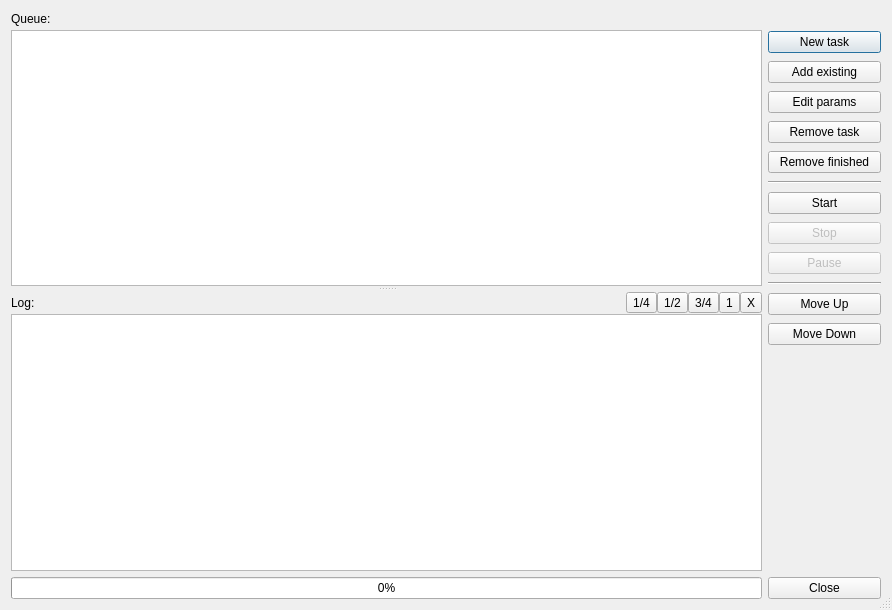
<?xml version="1.0" encoding="UTF-8"?>
<ui version="4.0">
 <class>PlanDispatcherDialog</class>
 <widget class="QDialog" name="PlanDispatcherDialog">
  <property name="geometry">
   <rect>
    <x>0</x>
    <y>0</y>
    <width>892</width>
    <height>610</height>
   </rect>
  </property>
  <property name="windowTitle">
   <string>Run Dispatcher</string>
  </property>
  <property name="sizeGripEnabled">
   <bool>true</bool>
  </property>
  <layout class="QHBoxLayout" name="horizontalLayout">
   <item>
    <layout class="QVBoxLayout" name="verticalLayout_4">
     <item>
      <widget class="QSplitter" name="splitter">
       <property name="orientation">
        <enum>Qt::Vertical</enum>
       </property>
       <property name="handleWidth">
        <number>6</number>
       </property>
       <widget class="QWidget" name="queueWidget" native="true">
        <property name="sizePolicy">
         <sizepolicy hsizetype="Expanding" vsizetype="Preferred">
          <horstretch>0</horstretch>
          <verstretch>0</verstretch>
         </sizepolicy>
        </property>
        <layout class="QVBoxLayout" name="verticalLayout_2">
         <property name="spacing">
          <number>3</number>
         </property>
         <property name="leftMargin">
          <number>0</number>
         </property>
         <property name="topMargin">
          <number>0</number>
         </property>
         <property name="rightMargin">
          <number>0</number>
         </property>
         <property name="bottomMargin">
          <number>0</number>
         </property>
         <item>
          <widget class="QLabel" name="queueLabel">
           <property name="sizePolicy">
            <sizepolicy hsizetype="Preferred" vsizetype="Fixed">
             <horstretch>0</horstretch>
             <verstretch>0</verstretch>
            </sizepolicy>
           </property>
           <property name="minimumSize">
            <size>
             <width>0</width>
             <height>16</height>
            </size>
           </property>
           <property name="maximumSize">
            <size>
             <width>16777215</width>
             <height>16</height>
            </size>
           </property>
           <property name="text">
            <string>Queue:</string>
           </property>
          </widget>
         </item>
         <item>
          <widget class="QTableView" name="queueTable">
           <property name="autoFillBackground">
            <bool>true</bool>
           </property>
           <property name="selectionMode">
            <enum>QAbstractItemView::SingleSelection</enum>
           </property>
           <property name="selectionBehavior">
            <enum>QAbstractItemView::SelectRows</enum>
           </property>
          </widget>
         </item>
        </layout>
       </widget>
       <widget class="QWidget" name="logWidget" native="true">
        <property name="sizePolicy">
         <sizepolicy hsizetype="Expanding" vsizetype="Preferred">
          <horstretch>0</horstretch>
          <verstretch>0</verstretch>
         </sizepolicy>
        </property>
        <layout class="QVBoxLayout" name="verticalLayout">
         <property name="spacing">
          <number>0</number>
         </property>
         <property name="leftMargin">
          <number>0</number>
         </property>
         <property name="topMargin">
          <number>0</number>
         </property>
         <property name="rightMargin">
          <number>0</number>
         </property>
         <property name="bottomMargin">
          <number>0</number>
         </property>
         <item>
          <widget class="QWidget" name="logHeaderWidget" native="true">
           <property name="sizePolicy">
            <sizepolicy hsizetype="Expanding" vsizetype="Fixed">
             <horstretch>0</horstretch>
             <verstretch>0</verstretch>
            </sizepolicy>
           </property>
           <property name="minimumSize">
            <size>
             <width>0</width>
             <height>22</height>
            </size>
           </property>
           <property name="maximumSize">
            <size>
             <width>16777215</width>
             <height>22</height>
            </size>
           </property>
           <layout class="QHBoxLayout" name="horizontalLayout_2">
            <property name="spacing">
             <number>0</number>
            </property>
            <property name="leftMargin">
             <number>0</number>
            </property>
            <property name="topMargin">
             <number>0</number>
            </property>
            <property name="rightMargin">
             <number>0</number>
            </property>
            <property name="bottomMargin">
             <number>0</number>
            </property>
            <item>
             <widget class="QLabel" name="logLabel">
              <property name="sizePolicy">
               <sizepolicy hsizetype="Expanding" vsizetype="Fixed">
                <horstretch>0</horstretch>
                <verstretch>0</verstretch>
               </sizepolicy>
              </property>
              <property name="minimumSize">
               <size>
                <width>0</width>
                <height>16</height>
               </size>
              </property>
              <property name="maximumSize">
               <size>
                <width>16777215</width>
                <height>16</height>
               </size>
              </property>
              <property name="text">
               <string>Log:</string>
              </property>
             </widget>
            </item>
            <item>
             <widget class="QToolButton" name="showLog14Btn">
              <property name="text">
               <string>1/4</string>
              </property>
             </widget>
            </item>
            <item>
             <widget class="QToolButton" name="showLog24Btn">
              <property name="text">
               <string>1/2</string>
              </property>
             </widget>
            </item>
            <item>
             <widget class="QToolButton" name="showLog34Btn">
              <property name="text">
               <string>3/4</string>
              </property>
             </widget>
            </item>
            <item>
             <widget class="QToolButton" name="showLog44Btn">
              <property name="text">
               <string>1</string>
              </property>
             </widget>
            </item>
            <item>
             <widget class="QToolButton" name="hideBtn">
              <property name="text">
               <string>X</string>
              </property>
             </widget>
            </item>
           </layout>
          </widget>
         </item>
         <item>
          <widget class="QListView" name="logBox"/>
         </item>
        </layout>
       </widget>
      </widget>
     </item>
     <item>
      <widget class="QProgressBar" name="progressBar">
       <property name="value">
        <number>0</number>
       </property>
      </widget>
     </item>
    </layout>
   </item>
   <item>
    <widget class="QWidget" name="btnWidget" native="true">
     <property name="sizePolicy">
      <sizepolicy hsizetype="Fixed" vsizetype="Expanding">
       <horstretch>0</horstretch>
       <verstretch>0</verstretch>
      </sizepolicy>
     </property>
     <property name="minimumSize">
      <size>
       <width>113</width>
       <height>0</height>
      </size>
     </property>
     <property name="maximumSize">
      <size>
       <width>93</width>
       <height>16777215</height>
      </size>
     </property>
     <layout class="QVBoxLayout" name="verticalLayout_3">
      <property name="spacing">
       <number>8</number>
      </property>
      <property name="leftMargin">
       <number>0</number>
      </property>
      <property name="topMargin">
       <number>20</number>
      </property>
      <property name="rightMargin">
       <number>0</number>
      </property>
      <property name="bottomMargin">
       <number>0</number>
      </property>
      <item>
       <widget class="QPushButton" name="newBtn">
        <property name="text">
         <string>New task</string>
        </property>
       </widget>
      </item>
      <item>
       <widget class="QPushButton" name="addBtn">
        <property name="text">
         <string>Add existing</string>
        </property>
       </widget>
      </item>
      <item>
       <widget class="QPushButton" name="editBtn">
        <property name="text">
         <string>Edit params</string>
        </property>
       </widget>
      </item>
      <item>
       <widget class="QPushButton" name="removeBtn">
        <property name="text">
         <string>Remove task</string>
        </property>
       </widget>
      </item>
      <item>
       <widget class="QPushButton" name="clearBtn">
        <property name="text">
         <string>Remove finished</string>
        </property>
       </widget>
      </item>
      <item>
       <widget class="Line" name="line_1">
        <property name="orientation">
         <enum>Qt::Horizontal</enum>
        </property>
       </widget>
      </item>
      <item>
       <widget class="QPushButton" name="startBtn">
        <property name="text">
         <string>Start</string>
        </property>
       </widget>
      </item>
      <item>
       <widget class="QPushButton" name="stopBtn">
        <property name="enabled">
         <bool>false</bool>
        </property>
        <property name="text">
         <string>Stop</string>
        </property>
       </widget>
      </item>
      <item>
       <widget class="QPushButton" name="pauseBtn">
        <property name="enabled">
         <bool>false</bool>
        </property>
        <property name="text">
         <string>Pause</string>
        </property>
       </widget>
      </item>
      <item>
       <widget class="Line" name="line_2">
        <property name="orientation">
         <enum>Qt::Horizontal</enum>
        </property>
       </widget>
      </item>
      <item>
       <widget class="QPushButton" name="moveUpBtn">
        <property name="text">
         <string>Move Up</string>
        </property>
       </widget>
      </item>
      <item>
       <widget class="QPushButton" name="moveDownBtn">
        <property name="text">
         <string>Move Down</string>
        </property>
       </widget>
      </item>
      <item>
       <spacer name="verticalSpacer">
        <property name="orientation">
         <enum>Qt::Vertical</enum>
        </property>
        <property name="sizeHint" stdset="0">
         <size>
          <width>20</width>
          <height>136</height>
         </size>
        </property>
       </spacer>
      </item>
      <item>
       <widget class="QPushButton" name="closeBtn">
        <property name="text">
         <string>Close</string>
        </property>
       </widget>
      </item>
     </layout>
    </widget>
   </item>
  </layout>
 </widget>
 <resources/>
 <connections/>
</ui>
